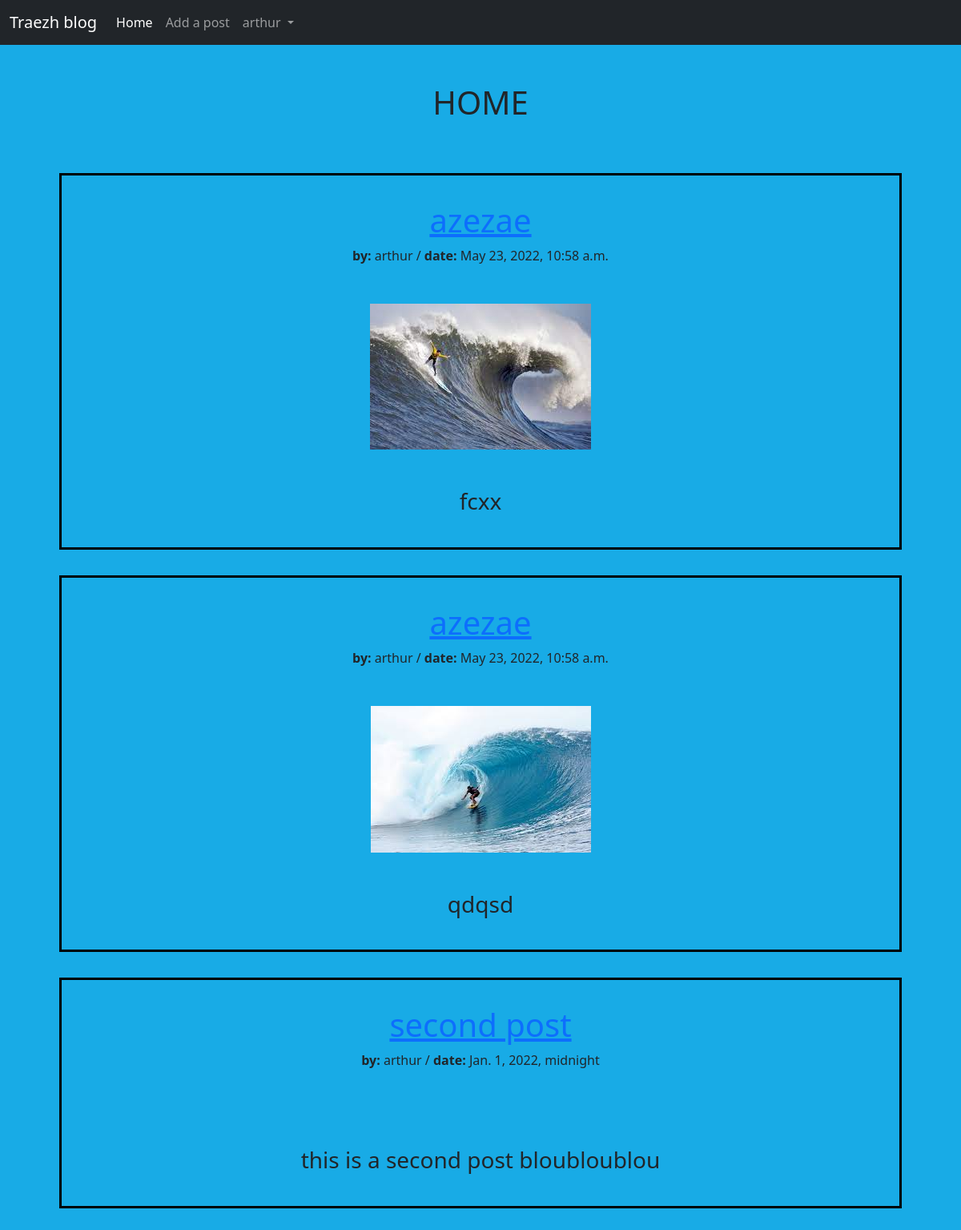
Page /home (signed in) on the committed database.
### blog/models.py (models this page shows, shortened)
class Post(models.Model):
    title = models.CharField(max_length=50)
    author = models.ForeignKey(User, on_delete=models.CASCADE)
    image = models.ImageField(null=True, blank=True, upload_to='images/')
    body = models.TextField()
    date = models.DateTimeField(auto_now_add=True)

### blog/views.py (the view)
# urls.py: path('home', views.HomeView.as_view(), name='home'),
class HomeView(LoginRequiredMixin, ListView):
    model = models.Post
    template_name = 'home.html'
    ordering = ['-date']

### blog/templates/home.html (shortened to what this page needs)
{% extends 'base.html' %} {% block title %} Home {% endblock %} {% block content %}
<h1 class="title">HOME</h1>
<br />
{%for post in object_list %}
<div class="post">
  <h1><a href="{% url 'blog:post-detail' post.pk %}">{{post.title}}</a></h1>
  <span><strong>by:</strong> {{post.author.username}} / <strong>date:</strong> {{post.date}}</span>
  <br />
  <br />
  {% if post.image %}
  <img src="{{post.image.url}}" />
  {% endif %}
  <br /><br />
  <h3>{{post.body}}</h3>
</div>
{% endfor %} {% endblock %}

### blog/templates/base.html (shortened to what this page needs)
{% load static %}
<!DOCTYPE html>
<html lang="en">
  <head>
    <link
      href="https://cdn.jsdelivr.net/npm/bootstrap@5.1.3/dist/css/bootstrap.min.css"
      rel="stylesheet"
    />
  </head>
  <body>
    <nav class="navbar navbar-expand-lg navbar-dark bg-dark">
      <div class="container-fluid">
        <a class="navbar-brand" href="{% url 'blog:home' %}">Traezh blog</a>
        <div class="collapse navbar-collapse" id="navbarSupportedContent">
          <ul class="navbar-nav me-auto mb-2 mb-lg-0">
            <li class="nav-item">
              <a class="nav-link active" aria-current="page" href="{% url 'blog:home' %}">Home</a>
            </li>
            <li class="nav-item">
              <a class="nav-link" href="{% url 'blog:add-post' %}">Add a post</a>
            </li>
            <li class="nav-item dropdown">
              <a
                class="nav-link dropdown-toggle"
                href="#"
                id="navbarDropdown"
                role="button"
                data-bs-toggle="dropdown"
                aria-expanded="false"
              >
                {{request.user.username}}
              </a>
            </li>
          </ul>
        </div>
      </div>
    </nav>
    <br /><br />
    <div class="container">{% block content %} {% endblock %}</div>
  </body>
</html>

### blog/templates/base.html (style rules this page uses)
body { background-color: rgb(24, 171, 230); }

### blog/templates/home.html (style rules this page uses)
.title { text-align: center; }
.post { border: solid black 3px; display: flex; flex-direction: column; align-items: center; margin: 2rem; padding: 2rem; }

### rows in the picture
Post: title "azezae", author.username "arthur", date "May 23, 2022, 10:58 a.m.", image (picture), body "fcxx"
Post: title "azezae", author.username "arthur", date "May 23, 2022, 10:58 a.m.", image (picture), body "qdqsd"
Post: title "second post", author.username "arthur", date "Jan. 1, 2022, midnight", body "this is a second post bloubloublou"

### other values in the picture
{{ request.user.username }} "arthur"
